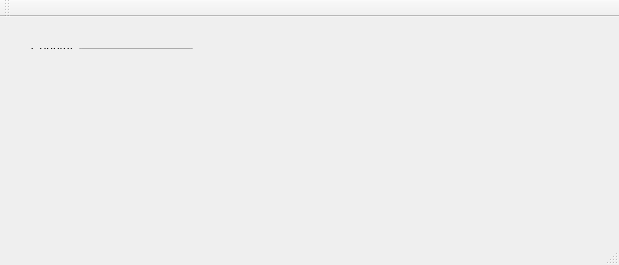
<?xml version="1.0" encoding="UTF-8"?>
<ui version="4.0">
 <class>MainWindow</class>
 <widget class="QMainWindow" name="MainWindow">
  <property name="geometry">
   <rect>
    <x>0</x>
    <y>0</y>
    <width>619</width>
    <height>265</height>
   </rect>
  </property>
  <property name="windowTitle">
   <string>MainWindow</string>
  </property>
  <widget class="QWidget" name="centralWidget">
   <widget class="QWidget" name="">
    <property name="geometry">
     <rect>
      <x>20</x>
      <y>20</y>
      <width>184</width>
      <height>23</height>
     </rect>
    </property>
    <layout class="QFormLayout" name="formLayout">
     <item row="0" column="0">
      <widget class="QLabel" name="countryLabel">
       <property name="text">
        <string>Country</string>
       </property>
      </widget>
     </item>
     <item row="0" column="1">
      <widget class="QLineEdit" name="countryText"/>
     </item>
    </layout>
   </widget>
  </widget>
  <widget class="QToolBar" name="mainToolBar">
   <attribute name="toolBarArea">
    <enum>TopToolBarArea</enum>
   </attribute>
   <attribute name="toolBarBreak">
    <bool>false</bool>
   </attribute>
  </widget>
  <widget class="QStatusBar" name="statusBar"/>
 </widget>
 <layoutdefault spacing="6" margin="11"/>
 <resources/>
 <connections/>
</ui>
